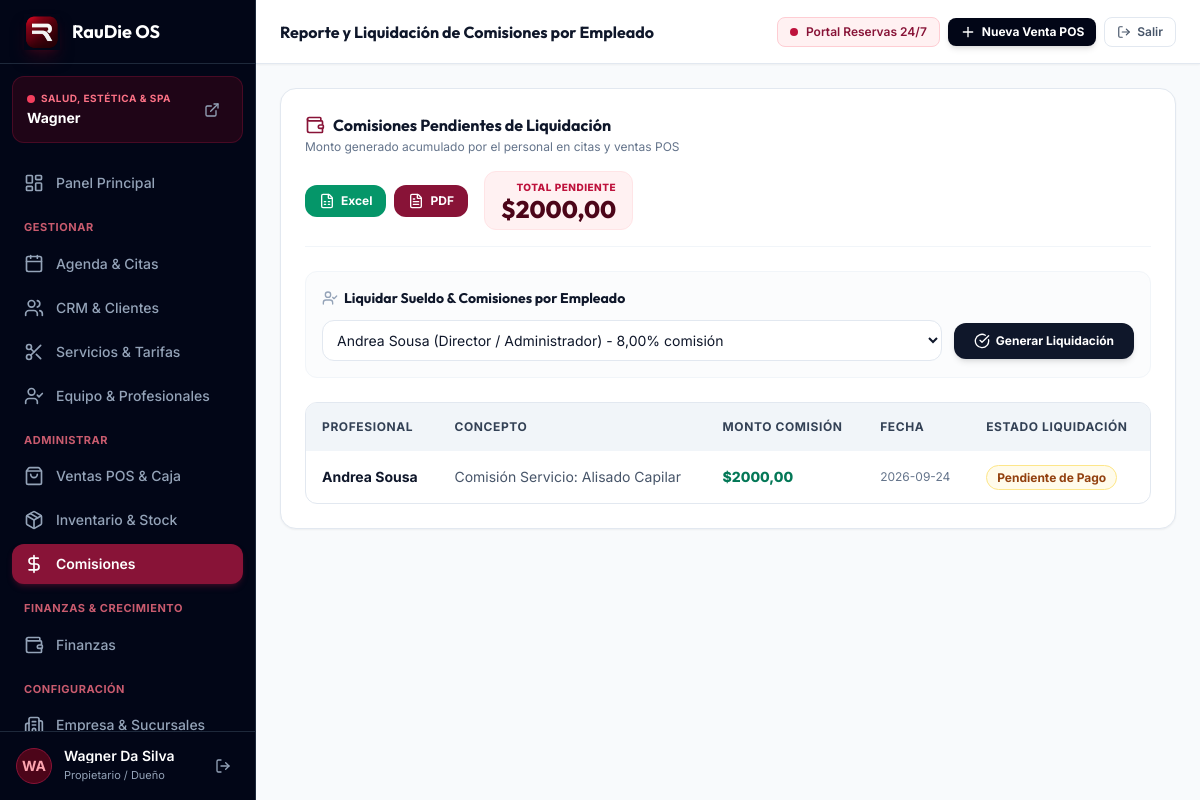
Before: /comisiones/ (signed in) with the older database file.
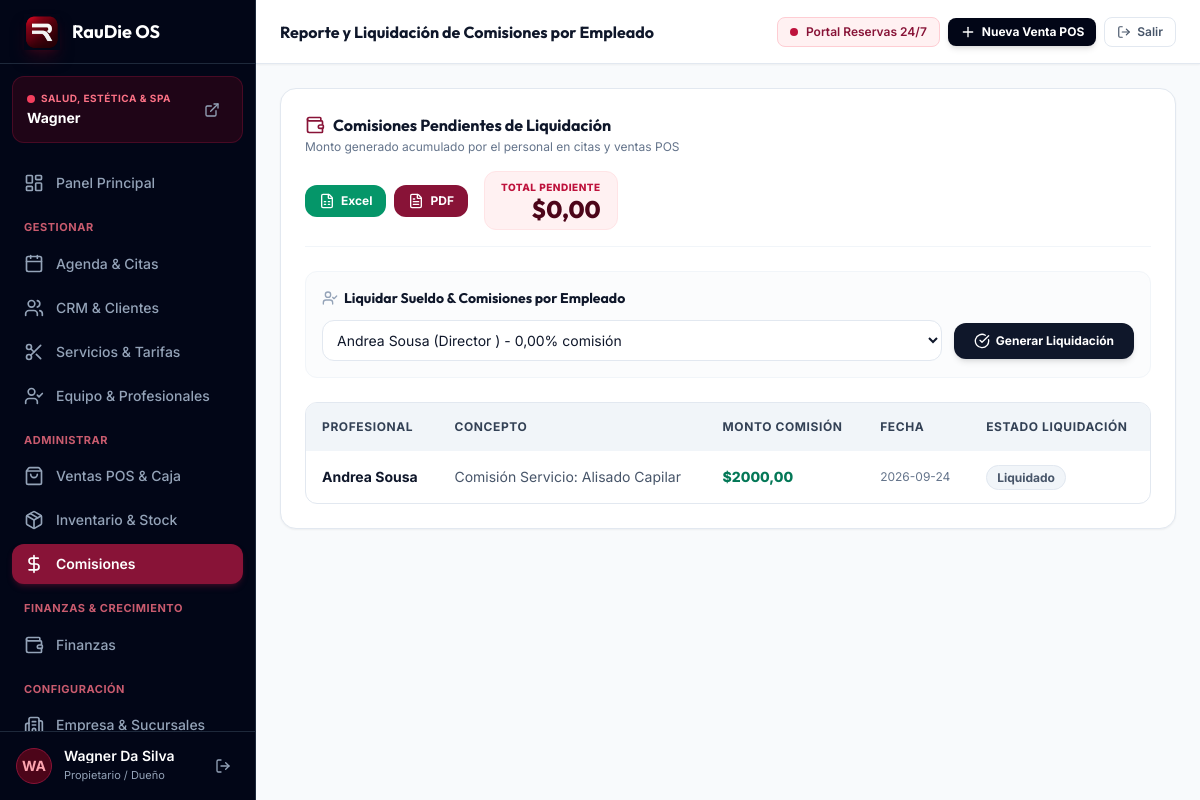
After: the same page with the newer database file.
### apps/commissions/models.py (models this page shows, shortened)
class CommissionRecord(TimeStampedModel):
    business = models.ForeignKey(Business, on_delete=models.CASCADE, related_name="commission_records")
    staff = models.ForeignKey(StaffMember, on_delete=models.CASCADE, related_name="commission_records")
    appointment = models.ForeignKey(Appointment, on_delete=models.SET_NULL, null=True, blank=True)
    sale = models.ForeignKey(Sale, on_delete=models.SET_NULL, null=True, blank=True)
    amount = models.DecimalField(max_digits=10, decimal_places=2, verbose_name="Monto de Comisión")
    concept = models.CharField(max_length=200, verbose_name="Concepto")
    date = models.DateField(auto_now_add=True)
    is_settled = models.BooleanField(default=False)
    settlement = models.ForeignKey(PayrollSettlement, on_delete=models.SET_NULL, null=True, blank=True, related_name="records")
    class Meta:
        ordering = ['-date']

### apps/business/models.py (models this page shows, shortened)
class StaffMember(TimeStampedModel):
    business = models.ForeignKey(Business, on_delete=models.CASCADE, related_name="staff_members")
    branch = models.ForeignKey(Branch, on_delete=models.CASCADE, related_name="staff_members", null=True, blank=True)
    branches = models.ManyToManyField(Branch, blank=True, related_name="staff_members_multi", verbose_name="Sucursales Asignadas")
    user = models.OneToOneField(User, on_delete=models.SET_NULL, null=True, blank=True, related_name="staff_profile")
    first_name = models.CharField(max_length=100, verbose_name="Nombre")
    last_name = models.CharField(max_length=100, verbose_name="Apellido")
    email = models.EmailField(blank=True, null=True)
    phone = models.CharField(max_length=50, blank=True, null=True)
    role_title = models.CharField(max_length=100, default="Especialista", verbose_name="Cargo / Especialidad")
    commission_rate = models.DecimalField(max_digits=5, decimal_places=2, default=0.00, verbose_name="Comisión Porcentaje (%)")
    base_salary = models.DecimalField(max_digits=10, decimal_places=2, default=0.00, verbose_name="Sueldo Base ($)")
    is_active = models.BooleanField(default=True)
    avatar_color = models.CharField(max_length=20, default="#3b82f6")
    @property
    def full_name(self):
        return f"{self.first_name} {self.last_name}"

### apps/commissions/views.py (the view, shortened to what this page needs)
# urls.py: path('', views.commission_report_view, name='commission_report'),
@login_required
def commission_report_view(request):
    business = getattr(request, 'current_business', None) or request.user.business
    if not business:
        return redirect('onboarding')
    staff_members = StaffMember.objects.filter(business=business) if business else []
    selected_staff_id = request.GET.get('staff_id', '')
    records = CommissionRecord.objects.filter(business=business).select_related('staff')
    if selected_staff_id:
        records = records.filter(staff_id=selected_staff_id)
    total_unsettled = records.filter(is_settled=False).aggregate(total=Sum('amount'))['total'] or 0
    settlements = PayrollSettlement.objects.filter(business=business).order_by('-settled_at')
    from django.core.paginator import Paginator
    rec_paginator = Paginator(records, 10)
    records_page_obj = rec_paginator.get_page(request.GET.get('page', 1))
    set_paginator = Paginator(settlements, 10)
    settlements_page_obj = set_paginator.get_page(request.GET.get('set_page', 1))
    return render(request, 'commissions/report.html', {
        'business': business,
        'staff_members': staff_members,
        'records': records_page_obj,
        'page_obj': records_page_obj,
        'records_page_obj': records_page_obj,
        'total_unsettled': total_unsettled,
        'settlements': settlements_page_obj,
        'settlements_page_obj': settlements_page_obj,
        'selected_staff_id': selected_staff_id,
    })

### apps/business/context_processors.py (called while the page is built)
def business_context(request):
    business = getattr(request, 'current_business', None)
    if not business and request.user.is_authenticated and getattr(request.user, 'business', None):
        business = request.user.business
    all_module_keys = ['crm', 'agenda', 'booking', 'invoicing', 'pos', 'inventory', 'commissions', 'ai_engine', 'marketing']
    modules_enabled = {}
    if business:
        enabled_list = business.enabled_modules or all_module_keys
        for key in all_module_keys:
            modules_enabled[key] = (key in enabled_list) if enabled_list else True
    else:
        for key in all_module_keys:
            modules_enabled[key] = True
    return {
        'current_business': business,
        'modules_enabled': modules_enabled,
        'business_type_display': business.get_business_type_display() if business else 'Agencia'
    }

### templates/commissions/report.html (shortened to what the changed rows need)
{% extends 'base.html' %}
{% block header_title %}Reporte y Liquidación de Comisiones por Empleado{% endblock %}
{% block content %}
<div class="space-y-6">
    <div class="glass-card bg-white p-6 rounded-2xl space-y-6 border border-slate-200 shadow-sm">
        <div class="flex flex-col xl:flex-row items-start xl:items-center justify-between border-b border-slate-100 pb-4 gap-4">
            <div class="flex flex-col sm:flex-row items-start sm:items-center gap-4 shrink-0 w-full xl:w-auto">
                <div class="bg-rose-50 px-4 py-2 rounded-xl border border-rose-100 w-full sm:w-auto flex flex-col justify-center">
                    <span class="text-[10px] text-rose-700 block uppercase tracking-wider font-extrabold text-left sm:text-right">Total Pendiente</span>
                    <span class="text-2xl font-extrabold text-rose-950 font-display leading-none mt-0.5 text-left sm:text-right">{{ business.currency }}{{ total_unsettled|floatformat:2 }}</span>
                </div>
            </div>
        </div>
        <div class="bg-slate-50/50 p-4 rounded-xl border border-slate-100 space-y-3">
            <form method="POST" autocomplete="off" class="flex flex-col sm:flex-row items-center gap-3">
                <div class="flex-1 w-full">
                    <select name="staff_id" required class="w-full bg-white border border-slate-200 text-slate-900 rounded-xl p-2.5 text-sm focus:ring-2 focus:ring-rose-900 focus:border-rose-900">
                        {% for staff in staff_members %}
                        <option value="{{ staff.id }}">{{ staff.full_name }} ({{ staff.role_title }}) - {{ staff.commission_rate }}% comisión</option>
                        {% endfor %}
                    </select>
                </div>
            </form>
        </div>
        <div class="overflow-x-auto rounded-xl border border-slate-200">
            <table class="w-full text-left text-sm">
                <thead class="bg-slate-100 text-slate-700 text-xs uppercase tracking-wider font-bold">
                    <tr>
                        <th class="p-4">Profesional</th>
                        <th class="p-4">Concepto</th>
                        <th class="p-4">Monto Comisión</th>
                        <th class="p-4">Fecha</th>
                        <th class="p-4">Estado Liquidación</th>
                    </tr>
                </thead>
                <tbody class="divide-y divide-slate-100">
                    {% for rec in records %}
                    <tr class="hover:bg-slate-50/80 transition">
                        <td class="p-4 font-bold text-slate-900">{{ rec.staff.full_name }}</td>
                        <td class="p-4 text-slate-600">{{ rec.concept }}</td>
                        <td class="p-4 font-extrabold text-emerald-700">{{ business.currency }}{{ rec.amount }}</td>
                        <td class="p-4 text-slate-500 text-xs">{{ rec.date|date:"Y-m-d" }}</td>
                        <td class="p-4">
                            {% if rec.is_settled %}
                            <span class="px-2.5 py-1 rounded-full text-xs font-bold bg-slate-100 text-slate-600 border border-slate-200">Liquidado</span>
                            {% else %}
                            <span class="px-2.5 py-1 rounded-full text-xs font-bold bg-amber-50 text-amber-800 border border-amber-200">Pendiente de Pago</span>
                            {% endif %}
                        </td>
                    </tr>
                    {% empty %}
                    <tr>
                        <td colspan="5" class="p-8 text-center text-slate-500">No hay registros de comisiones aún.</td>
                    </tr>
                    {% endfor %}
                </tbody>
            </table>
        </div>
    </div>
</div>
{% endblock %}

Changed rows visible on the page:
changed CommissionRecord "Comisión Servicio: Alisado Capilar": is_settled "Pendiente de Pago" → "Liquidado"
Other visible differences:
{{ total_unsettled|floatformat:2 }}: "2000,00" → "0,00"
form field staff_id: "Andrea Sousa (Director / Administrador) - 8,00% comisión" → "Andrea Sousa (Director ) - 0,00% comisión"
